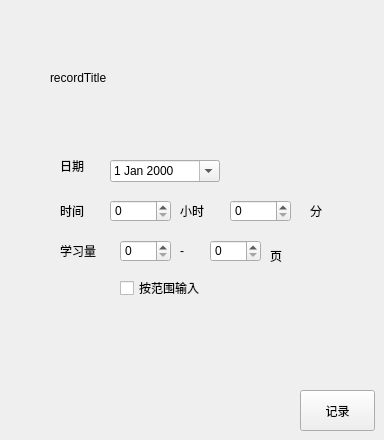
          <widget class="QWidget" name="recordPage">
           <widget class="QLabel" name="recordTitleLbl">
            <property name="geometry">
             <rect>
              <x>50</x>
              <y>70</y>
              <width>221</width>
              <height>16</height>
             </rect>
            </property>
            <property name="text">
             <string>recordTitle</string>
            </property>
           </widget>
           <widget class="QLabel" name="label">
            <property name="geometry">
             <rect>
              <x>60</x>
              <y>160</y>
              <width>54</width>
              <height>12</height>
             </rect>
            </property>
            <property name="text">
             <string>日期</string>
            </property>
           </widget>
           <widget class="QLabel" name="label_3">
            <property name="geometry">
             <rect>
              <x>60</x>
              <y>200</y>
              <width>54</width>
              <height>21</height>
             </rect>
            </property>
            <property name="text">
             <string>时间</string>
            </property>
           </widget>
           <widget class="QDateEdit" name="todayDE">
            <property name="geometry">
             <rect>
              <x>110</x>
              <y>160</y>
              <width>110</width>
              <height>22</height>
             </rect>
            </property>
            <property name="calendarPopup">
             <bool>true</bool>
            </property>
           </widget>
           <widget class="QSpinBox" name="minuteSpin">
            <property name="geometry">
             <rect>
              <x>230</x>
              <y>200</y>
              <width>61</width>
              <height>22</height>
             </rect>
            </property>
            <property name="maximum">
             <number>59</number>
            </property>
           </widget>
           <widget class="QLabel" name="label_7">
            <property name="geometry">
             <rect>
              <x>310</x>
              <y>200</y>
              <width>54</width>
              <height>21</height>
             </rect>
            </property>
            <property name="text">
             <string>分</string>
            </property>
           </widget>
           <widget class="QLabel" name="label_8">
            <property name="geometry">
             <rect>
              <x>60</x>
              <y>240</y>
              <width>54</width>
              <height>21</height>
             </rect>
            </property>
            <property name="text">
             <string>学习量</string>
            </property>
           </widget>
           <widget class="QSpinBox" name="minCountSpin">
            <property name="geometry">
             <rect>
              <x>120</x>
              <y>240</y>
              <width>51</width>
              <height>22</height>
             </rect>
            </property>
            <property name="maximum">
             <number>9999</number>
            </property>
           </widget>
           <widget class="QLabel" name="slashLbl">
            <property name="geometry">
             <rect>
              <x>180</x>
              <y>240</y>
              <width>21</width>
              <height>21</height>
             </rect>
            </property>
            <property name="text">
             <string>-</string>
            </property>
           </widget>
           <widget class="QSpinBox" name="maxCountSpin">
            <property name="geometry">
             <rect>
              <x>210</x>
              <y>240</y>
              <width>51</width>
              <height>22</height>
             </rect>
            </property>
            <property name="maximum">
             <number>9999</number>
            </property>
           </widget>
           <widget class="QCheckBox" name="rangeCB">
            <property name="geometry">
             <rect>
              <x>120</x>
              <y>280</y>
              <width>121</width>
              <height>16</height>
             </rect>
            </property>
            <property name="text">
             <string>按范围输入</string>
            </property>
           </widget>
           <widget class="QPushButton" name="saveBtn">
            <property name="geometry">
             <rect>
              <x>300</x>
              <y>390</y>
              <width>75</width>
              <height>41</height>
             </rect>
            </property>
            <property name="minimumSize">
             <size>
              <width>0</width>
              <height>41</height>
             </size>
            </property>
            <property name="maximumSize">
             <size>
              <width>16777215</width>
              <height>41</height>
             </size>
            </property>
            <property name="text">
             <string>记录</string>
            </property>
           </widget>
           <widget class="QLabel" name="label_9">
            <property name="geometry">
             <rect>
              <x>180</x>
              <y>200</y>
              <width>54</width>
              <height>21</height>
             </rect>
            </property>
            <property name="text">
             <string>小时</string>
            </property>
           </widget>
           <widget class="QSpinBox" name="hourSpin">
            <property name="geometry">
             <rect>
              <x>110</x>
              <y>200</y>
              <width>61</width>
              <height>22</height>
             </rect>
            </property>
            <property name="maximum">
             <number>59</number>
            </property>
           </widget>
           <widget class="QLabel" name="unitLbl">
            <property name="geometry">
             <rect>
              <x>270</x>
              <y>250</y>
              <width>54</width>
              <height>12</height>
             </rect>
            </property>
            <property name="text">
             <string>页</string>
            </property>
           </widget>
          </widget>
